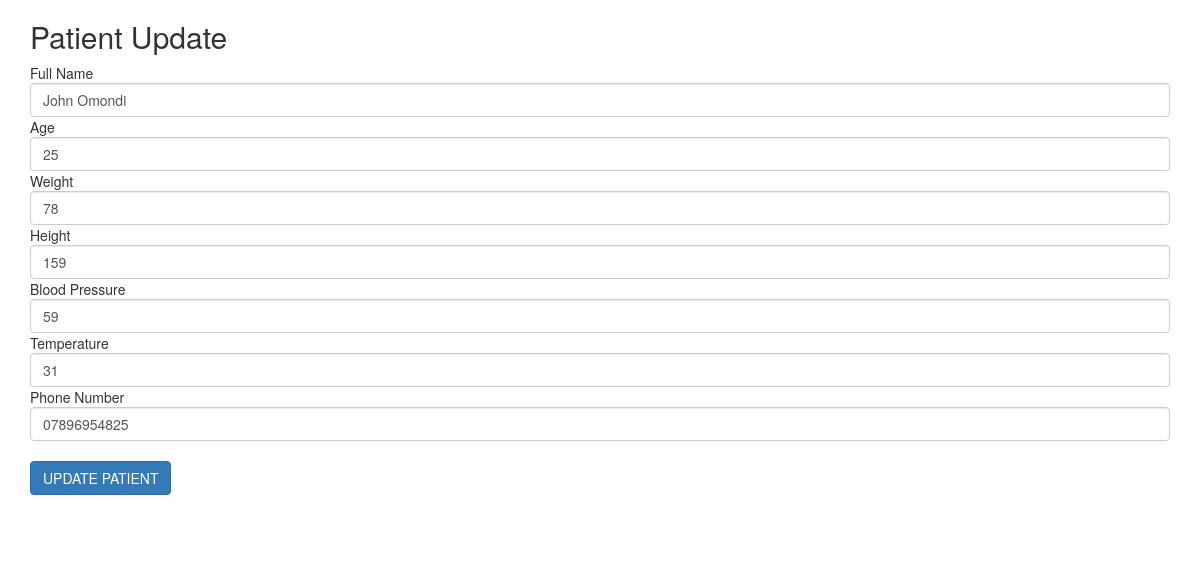
/editpatient.php?uniqueIdentifier=63be5b666a82e, run on the app's committed database.
### tables this page shows
CREATE TABLE `patientRecords` (
  `id` int(255) NOT NULL,
  `uniqueIdentifier` varchar(255) NOT NULL,
  `fullName` varchar(255) NOT NULL,
  `age` int(100) NOT NULL,
  `weight` int(11) NOT NULL,
  `height` int(11) NOT NULL,
  `bloodPressure` int(11) NOT NULL,
  `temperature` int(11) NOT NULL,
  `phoneNumber` varchar(255) NOT NULL
);

### editpatient.php (the view, shortened to what this page needs)
<?php
	include("database/db.php");
?>
<?php
if(isset($_GET['uniqueIdentifier'])){
    $edit_patient_identifier = $_GET['uniqueIdentifier'];
    $view_patient_query = "select * from patientRecords where uniqueIdentifier='$edit_patient_identifier' ";
    $run_patient = mysqli_query($con, $view_patient_query);
    $patient_edit = mysqli_fetch_array($run_patient);
    $fullname = $patient_edit['fullName'];
    $age = $patient_edit['age'];
    $weight = $patient_edit['weight'];
    $height = $patient_edit['height'];
    $pressure = $patient_edit['bloodPressure'];
    $temp = $patient_edit['temperature'];
    $phone = $patient_edit['phoneNumber'];
}
?>
<!DOCTYPE html>
<html lang="en">
<head>
	<link rel="stylesheet" href="https://maxcdn.bootstrapcdn.com/bootstrap/3.3.7/css/bootstrap.min.css">
</head>
<body>
<div class="container">
<h2>Patient Update</h2>
<form action="" class="form-login" method="post">
	Full Name <input type="text" class="form-control" value="<?php echo $fullname ?>" name="fullname" required>
	Age <input type="text" class="form-control" value="<?php echo $age ?>" name="age" required>
	Weight <input type="text" class="form-control" value="<?php echo $weight ?>" name="weight" required>
	Height <input type="text" class="form-control" value="<?php echo $height ?>" name="height" required>
	Blood Pressure <input type="text" class="form-control" value="<?php echo $pressure ?>" name="pressure" required>
    Temperature <input type="text" class="form-control" value="<?php echo $temp ?>" name="temperature" required>
	Phone Number <input type="text" class="form-control" value="<?php echo $phone ?>" name="phonenumber" required>
    <br>
	<button type="submit" class="btn btn-primary" name="update">UPDATE PATIENT</button>
</form>
<br><br>
</div>
</body>
</html>

### data on the page
patientrecords: fullname "John Omondi", age "25", weight "78", height "159", pressure "59", temperature "31", phonenumber "07896954825"
